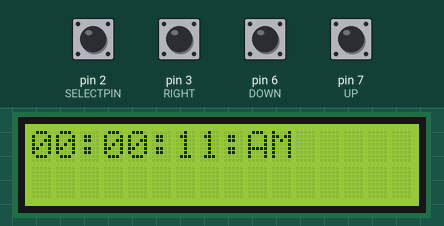
Simulated run of this sketch. Board: Arduino Uno, built with avr-gcc and run on an emulated ATmega328P. Parts: 16×2 character LCD. Inputs (shaded band) come from the test bench; at power-on: pin 2 (SELECTPIN), pin 3 (RIGHT), pin 6 (DOWN), pin 7 (UP) HIGH. What the sketch prints to the serial monitor is not drawn.

Above: at 1.26 s.
1.3 s: pin 3 (RIGHT) pulled LOW for 0.15 s
At 1.57 s:
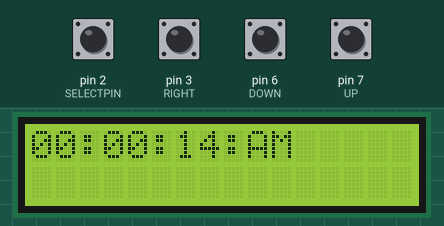
2.0 s: pin 2 (SELECTPIN) pulled LOW for 0.15 s
At 2.5 s:
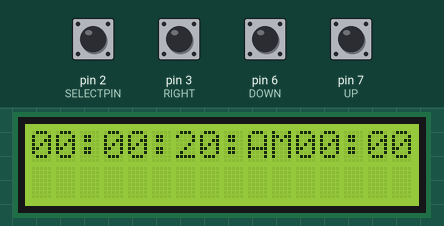
3.6 s: pin 2 (SELECTPIN) pulled LOW for 1 s
At 4.9 s:
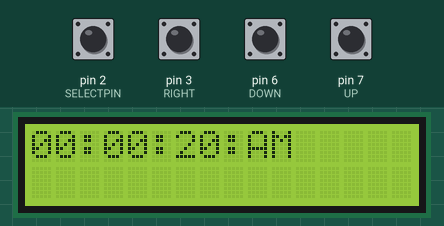
6.1 s: pin 7 (UP) pulled LOW for 0.15 s
At 6.6 s:
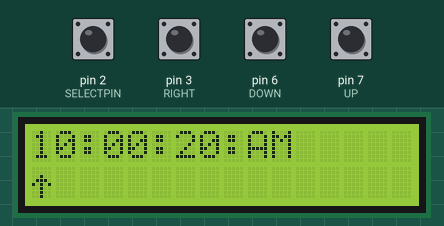
7.7 s: pin 6 (DOWN) pulled LOW for 0.15 s
At 8.9 s:
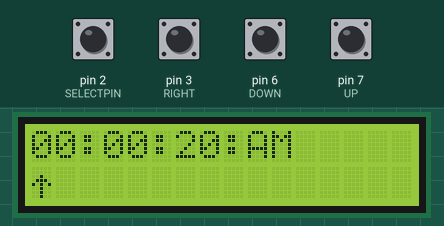
9.3 s: pin 3 (RIGHT) pulled LOW for 1 s
At 11.7 s:
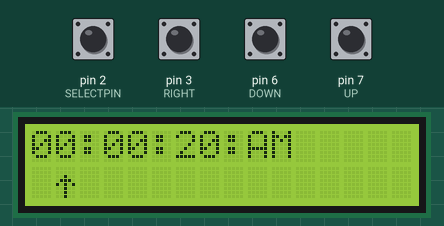
Timing chart, 0 to 12.8 s (numbered marks = the images above; inputs shaded):
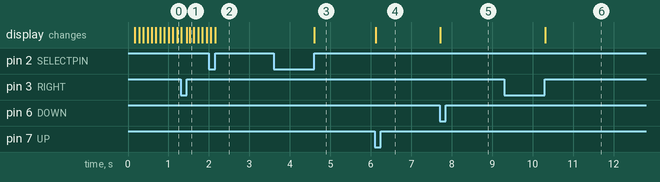

The sketch:

Clock.ino
```cpp
#include <LiquidCrystal.h>

#define SELECTPIN 2
#define UP 7
#define DOWN 6
#define RIGHT 3
#define LEFT 0

LiquidCrystal lcd(12, 11, 5, 4, 10, 8);

int hours = 0;
int minutes = 0;
int seconds = 0;
boolean AM = true;
String cl = "AM";
String clockNow = "";
int index = -1;
boolean setMode = false;

byte arrow[] = {
  B00000,
  B00000,
  B00100,
  B01110,
  B10101,
  B00100,
  B00100,
  B00100
};

void setup() {
  Serial.begin(9600);
  lcd.begin(16, 2);
  pinMode(SELECTPIN, INPUT_PULLUP);
  pinMode(UP, INPUT_PULLUP);
  pinMode(DOWN, INPUT_PULLUP);
  pinMode(RIGHT, INPUT_PULLUP);
  pinMode(LEFT, INPUT_PULLUP);
  clockNow = String(hours / 10)+String( hours % 10 )+":"+String(minutes / 10)+String( minutes % 10 )+":"+String(seconds / 10)+String( seconds % 10 )+":"+cl;
  lcd.print(clockNow);
  attachInterrupt(digitalPinToInterrupt(SELECTPIN),selection,RISING );  //  function for creating external interrupts at pin2 on Rising (LOW to HIGH)
  attachInterrupt(digitalPinToInterrupt(RIGHT),incrementIndex,RISING );  //  function for creating external interrupts at pin2 on Rising (LOW to HIGH)
}

void loop() {
  if (!setMode){
    delay(100);
    seconds++;
    if(seconds > 60){
      seconds = 0;
      minutes++;
    }
    if(minutes > 60){
      minutes = 0;
      hours ++;
    }
    if(hours > 12){
      hours = 0;
      AM = !AM;
      if(AM)
        cl = "AM";
      else
        cl = "PM";
    }
    displayClockNow();
  }
  if(setMode == true){
    SetMode();
  }
}

void displayClockNow(){
  clockNow = String(hours / 10)+String( hours % 10 )+":"+String(minutes / 10)+String( minutes % 10 )+":"+String(seconds / 10)+String( seconds % 10 )+":"+cl;
  lcd.clear();
  lcd.print(clockNow);
}

void selection(){
  setMode = true;
  displayClockNow();
}

void arrowDisplay(){
  lcd.createChar(0,arrow);
  lcd.home();
  if (index == 0){
    displayClockNow();
    lcd.setCursor(0,2);
    lcd.write((byte)0);
  }else if (index == 1){
    displayClockNow();
    lcd.setCursor(1,2);
    lcd.write((byte)0);
  }else if (index == 2 || index == 3){
    displayClockNow();
    lcd.setCursor(3,2);
    lcd.write((byte)0);
  }else if (index == 4){
    displayClockNow();
    lcd.setCursor(4,2);
    lcd.write((byte)0);
  }else if (index == 5 || index == 6){
    displayClockNow();
    lcd.setCursor(6,2);
    lcd.write((byte)0);
  }else if (index == 7){
    displayClockNow();
    lcd.setCursor(7,2);
    lcd.write((byte)0);
  }else if (index == 8 || index == 9 || index == 10){
    displayClockNow();
    lcd.setCursor(9,2);
    lcd.write((byte)0);
  }
}

void incrementIndex(){
//  if(!setMode) return;
  index++;
  arrowDisplay();
  if (index > 10){
    index = -1;
    setMode = false;
    return;
  }
}
void decrementIndex(){
  //if(!setMode) return;
  index--;
  arrowDisplay();
  if (index <0){
    index = 0;
  }
}


void SetMode(){
//  if(!setMode) return;
 if (digitalRead(UP) == 0){
    increment();
    displayClockNow();
   arrowDisplay();
   	while(digitalRead(UP) == 0);
  }
  if (digitalRead(DOWN) == 0){
    decrement();
    displayClockNow();
    arrowDisplay();
    while(digitalRead(DOWN) == 0);
  }
  if (digitalRead(LEFT) == 0){
    decrementIndex();
    displayClockNow();
    arrowDisplay();
   	while(digitalRead(LEFT) == 0);
  }
}

void increment(){


  if (index == 8 || index == 9 || index == 10) AM = !AM;
  else if (index == 7) seconds++;
  else if (index == 5 || index == 6) seconds+=10;
  else if (index == 4) minutes++;
  else if (index == 2 || index == 3) minutes+=10;
  else if (index == 1) hours++;
  else if (index == 0) hours+=10;

  Serial.println(index);

  checkUP();
  arrowDisplay();

}

void decrement(){

  if (index == 8 || index == 9 || index == 10) AM = !AM;
  else if (index == 7) seconds--;
  else if (index == 5 || index == 6) seconds-=10;
  else if (index == 4) minutes--;
  else if (index == 2 || index == 3) minutes-=10;
  else if (index == 1) hours--;
  else if (index == 0) hours-=10;

  checkDown();
  arrowDisplay();
}

void checkDown(){
  if (seconds<0) seconds = 0;
  else if (hours<0)  hours = 0;
  else if (minutes<0) minutes = 0;

  AM?cl = "AM":cl = "PM";
}
void checkUP(){
  if (seconds>60) seconds = 0;
  else if (hours>12)  hours = 0;
  else if (minutes>60) minutes = 0;

  AM?cl = "AM":cl = "PM";
}
```

Measured:
- after the input at 1.3 s, the display: first differs from a run without the input after 0.16 s (image 1 shows a later state)
- after the input at 2.0 s, the display: first differs from a run without the input after 0.16 s (image 2)
- after the input at 3.6 s, the display: changes after 1.0 s (image 3)
- after the input at 6.1 s, the display: changes at once (image 4)
- after the input at 7.7 s, the display: changes at once (image 5)
- after the input at 9.3 s, the display: changes after 1.0 s (image 6)
